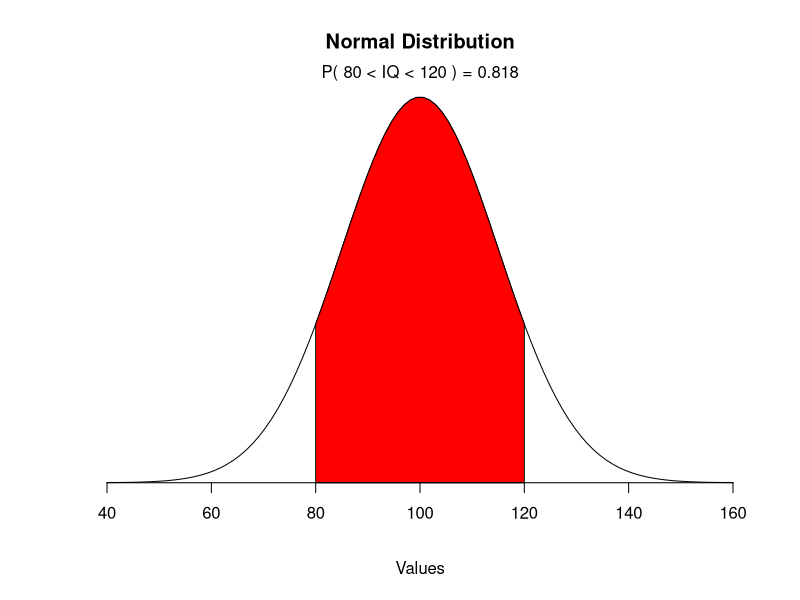

Write R code to recreate this figure.
## ---- chunk 1
knitr::opts_chunk$set(echo = TRUE)
## ---- chunk 2
mean=100; sd=15
lb=80; ub=120

x <- seq(-4,4,length=100)*sd + mean
hx <- dnorm(x,mean,sd)

plot(x, hx, type="n", xlab="Values", ylab="",
  main="Normal Distribution", axes=FALSE)

i <- x >= lb & x <= ub
lines(x, hx)
polygon(c(lb,x[i],ub), c(0,hx[i],0), col="red")

area <- pnorm(ub, mean, sd) - pnorm(lb, mean, sd)
result <- paste("P(",lb,"< IQ <",ub,") =",
   signif(area, digits=3))
mtext(result,3)
axis(1, at=seq(40, 160, 20), pos=0)
